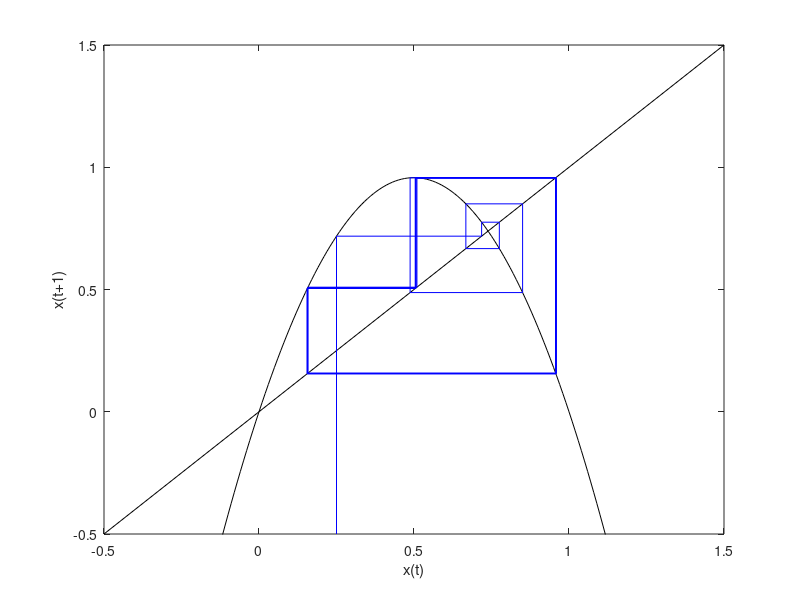

Source code (MATLAB):
function logistic_cobweb
clf
lambda = [3.83];
for i = 1:length(lambda)
xx = -.5:.01:1.5;
yy = lambda(i).*xx.*(1-xx);
plot(xx,yy,'k'), hold on
plot([-.5 1.5],[-.5 1.5],'k')
t(1) = 0;
x(1) = 0.25;
for j = 1:40
x(j+1) = lambda(i).*x(j).*(1-x(j));
t(j+1) = t(j) + 1;
plot([x(j) x(j+1)],[x(j+1) x(j+1)],'b')
if (j == 1)
plot([x(j) x(j)],[-.5 x(j+1)],'b')
else
plot([x(j) x(j)],[x(j) x(j+1)],'b')
end
end
axis([-.5 1.5 -.5 1.5])
hold off
xlabel('x(t)')
ylabel('x(t+1)')
filename = sprintf('logistic_cobweb%d.png',i)
print(filename,'-dpng')
end
end
